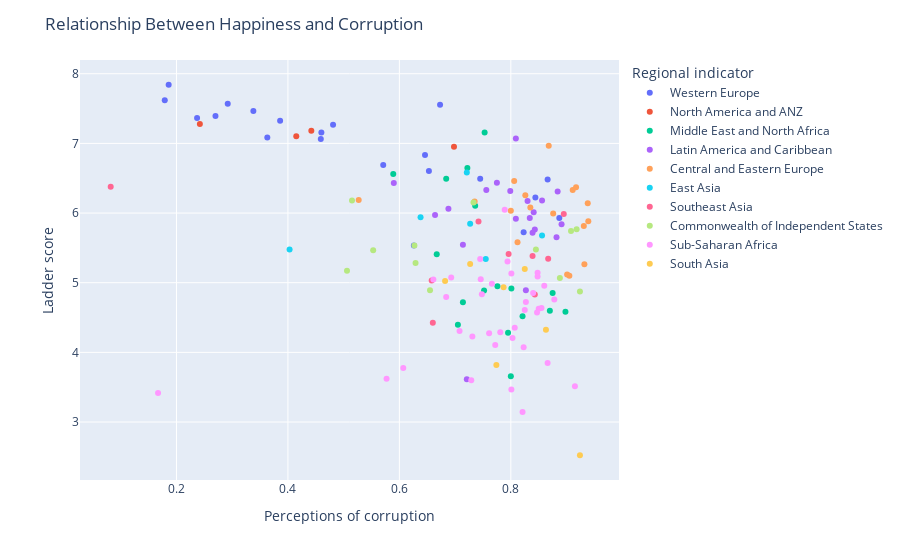

Notebook code for this chart:
### Markdown cell above
# Relationship Between Happiness and Corruption

### Code cell
fig = px.scatter(data_2021, 
                 x = "Perceptions of corruption",
                 y = "Ladder score",
                 animation_group = "Country name",
                 color = "Regional indicator", 
                 hover_name = "Country name", 
                 size_max = 80)
fig.update_layout(title = "Relationship Between Happiness and Corruption")
fig.show()

### Figure 1 — Plotly figure (JSON) as saved in the notebook; plotly's stock layout.template omitted (floating-point values rounded to 4 significant figures)
{"data": [{"hovertemplate": "<b>%{hovertext}</b><br><br>Regional indicator=Western Europe<br>Perceptions of corruption=%{x}<br>Ladder score=%{y}<extra></extra>", "hovertext": ["Finland", "Denmark", "Switzerland", "Iceland", "Netherlands", "Norway", "Sweden", "Luxembourg", "Austria", "Germany", "Ireland", "United Kingdom", "Belgium", "France", "Malta", "Spain", "Italy", "Cyprus", "Portugal", "Greece", "North Cyprus"], "ids": ["Finland", "Denmark", "Switzerland", "Iceland", "Netherlands", "Norway", "Sweden", "Luxembourg", "Austria", "Germany", "Ireland", "United Kingdom", "Belgium", "France", "Malta", "Spain", "Italy", "Cyprus", "Portugal", "Greece", "North Cyprus"], "legendgroup": "Western Europe", "marker": {"color": "#636efa", "symbol": "circle"}, "mode": "markers", "name": "Western Europe", "orientation": "v", "showlegend": true, "type": "scatter", "x": [0.186, 0.179, 0.292, 0.673, 0.338, 0.27, 0.237, 0.386, 0.481, 0.46, 0.363, 0.459, 0.646, 0.571, 0.653, 0.745, 0.866, 0.844, 0.887, 0.823, 0.626], "xaxis": "x", "y": [7.842, 7.62, 7.571, 7.554, 7.464, 7.392, 7.363, 7.324, 7.268, 7.155, 7.085, 7.064, 6.834, 6.69, 6.602, 6.491, 6.483, 6.223, 5.929, 5.723, 5.536], "yaxis": "y"}, {"hovertemplate": "<b>%{hovertext}</b><br><br>Regional indicator=North America and ANZ<br>Perceptions of corruption=%{x}<br>Ladder score=%{y}<extra></extra>", "hovertext": ["New Zealand", "Australia", "Canada", "United States"], "ids": ["New Zealand", "Australia", "Canada", "United States"], "legendgroup": "North America and ANZ", "marker": {"color": "#EF553B", "symbol": "circle"}, "mode": "markers", "name": "North America and ANZ", "orientation": "v", "showlegend": true, "type": "scatter", "x": [0.242, 0.442, 0.415, 0.698], "xaxis": "x", "y": [7.277, 7.183, 7.103, 6.951], "yaxis": "y"}, {"hovertemplate": "<b>%{hovertext}</b><br><br>Regional indicator=Middle East and North Africa<br>Perceptions of corruption=%{x}<br>Ladder score=%{y}<extra></extra>", "hovertext": ["Israel", "Bahrain", "United Arab Emirates", "Saudi Arabia", "Kuwait", "Libya", "Turkey", "Morocco", "Algeria", "Iraq", "Iran", "Tunisia", "Lebanon", "Palestinian Territories", "Jordan", "Egypt", "Yemen"], "ids": ["Israel", "Bahrain", "United Arab Emirates", "Saudi Arabia", "Kuwait", "Libya", "Turkey", "Morocco", "Algeria", "Iraq", "Iran", "Tunisia", "Lebanon", "Palestinian Territories", "Jordan", "Egypt", "Yemen"], "legendgroup": "Middle East and North Africa", "marker": {"color": "#00cc96", "symbol": "circle"}, "mode": "markers", "name": "Middle East and North Africa", "orientation": "v", "showlegend": true, "type": "scatter", "x": [0.753, 0.722, 0.589, 0.684, 0.736, 0.667, 0.776, 0.801, 0.752, 0.875, 0.714, 0.87, 0.898, 0.821, 0.705, 0.795, 0.8], "xaxis": "x", "y": [7.157, 6.647, 6.561, 6.494, 6.106, 5.41, 4.948, 4.918, 4.887, 4.854, 4.721, 4.596, 4.584, 4.517, 4.395, 4.283, 3.658], "yaxis": "y"}, {"hovertemplate": "<b>%{hovertext}</b><br><br>Regional indicator=Latin America and Caribbean<br>Perceptions of corruption=%{x}<br>Ladder score=%{y}<extra></extra>", "hovertext": ["Costa Rica", "Guatemala", "Uruguay", "Brazil", "Mexico", "Jamaica", "Panama", "Chile", "El Salvador", "Colombia", "Nicaragua", "Argentina", "Honduras", "Peru", "Ecuador", "Bolivia", "Paraguay", "Dominican Republic", "Venezuela", "Haiti"], "ids": ["Costa Rica", "Guatemala", "Uruguay", "Brazil", "Mexico", "Jamaica", "Panama", "Chile", "El Salvador", "Colombia", "Nicaragua", "Argentina", "Honduras", "Peru", "Ecuador", "Bolivia", "Paraguay", "Dominican Republic", "Venezuela", "Haiti"], "legendgroup": "Latin America and Caribbean", "marker": {"color": "#ab63fa", "symbol": "circle"}, "mode": "markers", "name": "Latin America and Caribbean", "orientation": "v", "showlegend": true, "type": "scatter", "x": [0.809, 0.775, 0.59, 0.756, 0.799, 0.884, 0.856, 0.83, 0.688, 0.841, 0.664, 0.834, 0.809, 0.891, 0.843, 0.839, 0.882, 0.714, 0.827, 0.721], "xaxis": "x", "y": [7.069, 6.435, 6.431, 6.33, 6.317, 6.309, 6.18, 6.172, 6.061, 6.012, 5.972, 5.929, 5.919, 5.84, 5.764, 5.716, 5.653, 5.545, 4.892, 3.615], "yaxis": "y"}, {"hovertemplate": "<b>%{hovertext}</b><br><br>Regional indicator=Central and Eastern Europe<br>Perceptions of corruption=%{x}<br>Ladder score=%{y}<extra></extra>", "hovertext": ["Czech Republic", "Slovenia", "Kosovo", "Slovakia", "Lithuania", "Estonia", "Poland", "Romania", "Serbia", "Latvia", "Hungary", "Croatia", "Bosnia and Herzegovina", "Montenegro", "Bulgaria", "Albania", "North Macedonia"], "ids": ["Czech Republic", "Slovenia", "Kosovo", "Slovakia", "Lithuania", "Estonia", "Poland", "Romania", "Serbia", "Latvia", "Hungary", "Croatia", "Bosnia and Herzegovina", "Montenegro", "Bulgaria", "Albania", "North Macedonia"], "legendgroup": "Central and Eastern Europe", "marker": {"color": "#FFA15A", "symbol": "circle"}, "mode": "markers", "name": "Central and Eastern Europe", "orientation": "v", "showlegend": true, "type": "scatter", "x": [0.868, 0.806, 0.917, 0.911, 0.826, 0.527, 0.735, 0.938, 0.835, 0.8, 0.876, 0.939, 0.931, 0.812, 0.932, 0.901, 0.905], "xaxis": "x", "y": [6.965, 6.461, 6.372, 6.331, 6.255, 6.189, 6.166, 6.14, 6.078, 6.032, 5.992, 5.882, 5.813, 5.581, 5.266, 5.117, 5.101], "yaxis": "y"}, {"hovertemplate": "<b>%{hovertext}</b><br><br>Regional indicator=East Asia<br>Perceptions of corruption=%{x}<br>Ladder score=%{y}<extra></extra>", "hovertext": ["Taiwan Province of China", "Japan", "South Korea", "Mongolia", "Hong Kong S.A.R. of China", "China"], "ids": ["Taiwan Province of China", "Japan", "South Korea", "Mongolia", "Hong Kong S.A.R. of China", "China"], "legendgroup": "East Asia", "marker": {"color": "#19d3f3", "symbol": "circle"}, "mode": "markers", "name": "East Asia", "orientation": "v", "showlegend": true, "type": "scatter", "x": [0.721, 0.638, 0.727, 0.856, 0.403, 0.755], "xaxis": "x", "y": [6.584, 5.94, 5.845, 5.677, 5.477, 5.339], "yaxis": "y"}, {"hovertemplate": "<b>%{hovertext}</b><br><br>Regional indicator=Southeast Asia<br>Perceptions of corruption=%{x}<br>Ladder score=%{y}<extra></extra>", "hovertext": ["Singapore", "Thailand", "Philippines", "Vietnam", "Malaysia", "Indonesia", "Laos", "Cambodia", "Myanmar"], "ids": ["Singapore", "Thailand", "Philippines", "Vietnam", "Malaysia", "Indonesia", "Laos", "Cambodia", "Myanmar"], "legendgroup": "Southeast Asia", "marker": {"color": "#FF6692", "symbol": "circle"}, "mode": "markers", "name": "Southeast Asia", "orientation": "v", "showlegend": true, "type": "scatter", "x": [0.082, 0.895, 0.742, 0.796, 0.839, 0.867, 0.658, 0.843, 0.66], "xaxis": "x", "y": [6.377, 5.985, 5.88, 5.411, 5.384, 5.345, 5.03, 4.83, 4.426], "yaxis": "y"}, {"hovertemplate": "<b>%{hovertext}</b><br><br>Regional indicator=Commonwealth of Independent States<br>Perceptions of corruption=%{x}<br>Ladder score=%{y}<extra></extra>", "hovertext": ["Uzbekistan", "Kazakhstan", "Moldova", "Kyrgyzstan", "Belarus", "Russia", "Tajikistan", "Armenia", "Azerbaijan", "Turkmenistan", "Georgia", "Ukraine"], "ids": ["Uzbekistan", "Kazakhstan", "Moldova", "Kyrgyzstan", "Belarus", "Russia", "Tajikistan", "Armenia", "Azerbaijan", "Turkmenistan", "Georgia", "Ukraine"], "legendgroup": "Commonwealth of Independent States", "marker": {"color": "#B6E880", "symbol": "circle"}, "mode": "markers", "name": "Commonwealth of Independent States", "orientation": "v", "showlegend": true, "type": "scatter", "x": [0.515, 0.733, 0.918, 0.908, 0.627, 0.845, 0.553, 0.629, 0.506, 0.888, 0.655, 0.924], "xaxis": "x", "y": [6.179, 6.152, 5.766, 5.744, 5.534, 5.477, 5.466, 5.283, 5.171, 5.066, 4.891, 4.875], "yaxis": "y"}, {"hovertemplate": "<b>%{hovertext}</b><br><br>Regional indicator=Sub-Saharan Africa<br>Perceptions of corruption=%{x}<br>Ladder score=%{y}<extra></extra>", "hovertext": ["Mauritius", "Congo (Brazzaville)", "Ivory Coast", "Cameroon", "Senegal", "Ghana", "Niger", "Gambia", "Benin", "Guinea", "South Africa", "Gabon", "Burkina Faso", "Mozambique", "Nigeria", "Mali", "Uganda", "Liberia", "Kenya", "Namibia", "Chad", "Swaziland", "Comoros", "Ethiopia", "Mauritania", "Madagascar", "Togo", "Zambia", "Sierra Leone", "Burundi", "Tanzania", "Malawi", "Lesotho", "Botswana", "Rwanda", "Zimbabwe"], "ids": ["Mauritius", "Congo (Brazzaville)", "Ivory Coast", "Cameroon", "Senegal", "Ghana", "Niger", "Gambia", "Benin", "Guinea", "South Africa", "Gabon", "Burkina Faso", "Mozambique", "Nigeria", "Mali", "Uganda", "Liberia", "Kenya", "Namibia", "Chad", "Swaziland", "Comoros", "Ethiopia", "Mauritania", "Madagascar", "Togo", "Zambia", "Sierra Leone", "Burundi", "Tanzania", "Malawi", "Lesotho", "Botswana", "Rwanda", "Zimbabwe"], "legendgroup": "Sub-Saharan Africa", "marker": {"color": "#FF97FF", "symbol": "circle"}, "mode": "markers", "name": "Sub-Saharan Africa", "orientation": "v", "showlegend": true, "type": "scatter", "x": [0.789, 0.745, 0.794, 0.848, 0.801, 0.848, 0.693, 0.746, 0.661, 0.766, 0.86, 0.84, 0.748, 0.684, 0.878, 0.827, 0.855, 0.85, 0.825, 0.847, 0.807, 0.708, 0.781, 0.761, 0.731, 0.803, 0.772, 0.823, 0.866, 0.607, 0.577, 0.729, 0.915, 0.801, 0.167, 0.821], "xaxis": "x", "y": [6.049, 5.342, 5.306, 5.142, 5.132, 5.088, 5.074, 5.051, 5.045, 4.984, 4.956, 4.852, 4.834, 4.794, 4.759, 4.723, 4.636, 4.625, 4.607, 4.574, 4.355, 4.308, 4.289, 4.275, 4.227, 4.208, 4.107, 4.073, 3.849, 3.775, 3.623, 3.6, 3.512, 3.467, 3.415, 3.145], "yaxis": "y"}, {"hovertemplate": "<b>%{hovertext}</b><br><br>Regional indicator=South Asia<br>Perceptions of corruption=%{x}<br>Ladder score=%{y}<extra></extra>", "hovertext": ["Nepal", "Maldives", "Bangladesh", "Pakistan", "Sri Lanka", "India", "Afghanistan"], "ids": ["Nepal", "Maldives", "Bangladesh", "Pakistan", "Sri Lanka", "India", "Afghanistan"], "legendgroup": "South Asia", "marker": {"color": "#FECB52", "symbol": "circle"}, "mode": "markers", "name": "South Asia", "orientation": "v", "showlegend": true, "type": "scatter", "x": [0.727, 0.825, 0.682, 0.787, 0.863, 0.774, 0.924], "xaxis": "x", "y": [5.269, 5.198, 5.025, 4.934, 4.325, 3.819, 2.523], "yaxis": "y"}], "layout": {"legend": {"title": {"text": "Regional indicator"}, "tracegroupgap": 0}, "margin": {"t": 60}, "title": {"text": "Relationship Between Happiness and Corruption"}, "xaxis": {"anchor": "y", "domain": [0, 1], "title": {"text": "Perceptions of corruption"}}, "yaxis": {"anchor": "x", "domain": [0, 1], "title": {"text": "Ladder score"}}}}
